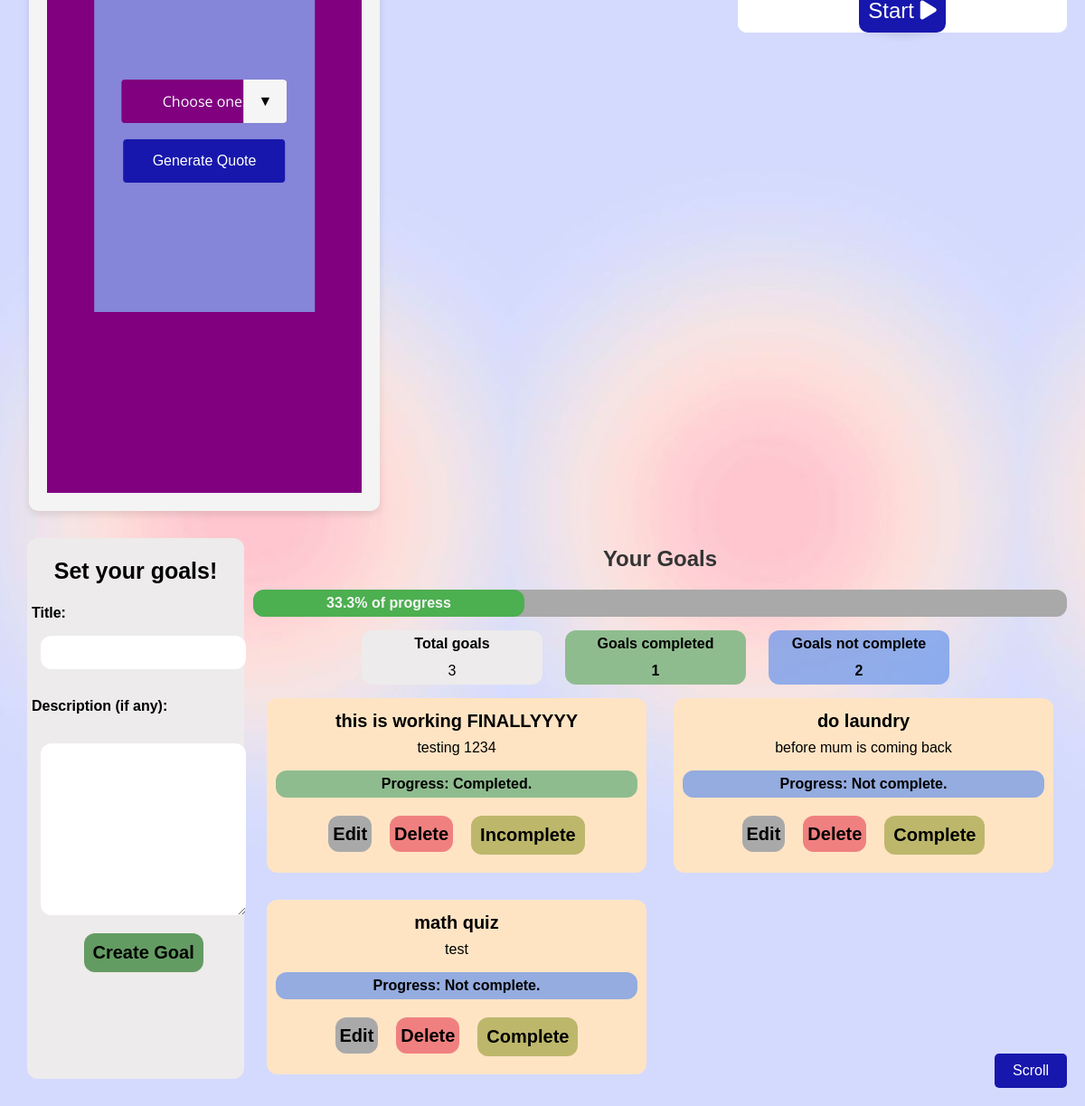
/mood/workspace/ (signed in), run on the app's committed database.
### goals/models.py (models this page shows, shortened)
class ToDoList(models.Model):
    user = models.ForeignKey(settings.AUTH_USER_MODEL, on_delete=models.CASCADE, null=True, blank=True)
    title = models.CharField(max_length=300)
    description = models.TextField(blank=True)
    completed = models.BooleanField(default=False)
    def progress(self):
        if self.completed:
            return "Completed."
        else:
            return "Not complete."

### goals/views.py (the view)
# urls.py: path('', views.set_goals, name="set_goals"),
@login_required
def set_goals(request):
    goals = ToDoList.objects.filter(user=request.user)
    actors = Actor.objects.all()
    quotes = Quote.objects.all()
    playlists = Playlist.objects.all()
    tracks = Track.objects.all()
    form = GoalForm(request.POST)
    selected_playlist = None
    playlist_id = request.GET.get('playlist_id')
    if 'playlist_id' in request.GET and playlist_id.isdigit():
        selected_playlist = get_object_or_404(Playlist, id=request.GET['playlist_id'])
    if request.headers.get('HX-Request'):
        if playlist_id:
            return render(request, 'playlist/playlist_selected.html', {
                'selected_playlist': selected_playlist,
            })
    if request.method == 'POST':
        form = GoalForm(request.POST)
        if form.is_valid():
            goals = form.save(commit=False)
            goals.user = request.user
            goals.save()
            form = GoalForm()
            goals = ToDoList.objects.filter(user=request.user)
            done = 0
            notdone = 0
            total = 0
            for goal in goals:
                if goal.completed == True:
                    done += 1
                else:
                    notdone += 1
            total = done + notdone
            if done > 0:
                bar = (done/total)*100
            else:
                bar = 0
            return render(request, 'goals/goals_content.html', {
                'goals': goals,
                'done': done,
                'notdone': notdone,
                'bar': bar,
                'total': total,
                'form':form,
            })
    else:
        form = GoalForm()
    done = 0
    notdone = 0
    total = 0
    for goal in goals:
        if goal.completed == True:
            done += 1
        else:
            notdone += 1
    total = done + notdone
    if done > 0:
        bar = (done/total)*100
    else:
        bar = 0
    return render(request, 'goals/goals.html',
        {
            'goals': goals,
            'form': form,
            'done':done,
            'notdone':notdone,
            'bar':bar,
            'total':total,
            'actors':actors,
            'quotes':quotes,
            'playlists':playlists,
            'tracks':tracks,
            'selected_playlist': selected_playlist,
        })

### goals/forms.py
class GoalForm(forms.ModelForm):
    class Meta:
        model = ToDoList
        fields = ['title', 'description', 'completed']
        error = {'title' :{'max_length':'Title too long.'}}

### goals/templates/goals/goals.html (shortened to what this page needs)
{% extends 'homepage/base.html' %}
{% block content %}
{% load static %}
<head>
        <link href="{% static 'goals/goals.css' %}" type="text/css" rel="stylesheet" />
    <link href="{% static 'playlist/playlist.css' %}" type="text/css" rel="stylesheet" />
</head>
<body>
     <div class="container-wrapper">
        <div class="container-motivation">
            {% include 'motivation/motivation.html' %}
            {% include 'playlist/playlist.html' %}
            <div class='container-time' hx-get="{% url 'timer' %}" hx-trigger="load" hx-swap="outerHTML>
                {% include 'timer/countdown.html' %}
                </div>
<nav>
    <a href="javascript:void(0);" class="scroll-to-goals-button" onclick="toggleScroll()">Scroll</a>
</nav>
<div id="displaying">
    <div class="container-aboutgoals">
        <div class="forms">
            <h1>Set your goals!</h1>
            <form hx-post="{% if editing %}{% url 'edit' goal.id %}{% else %}{% url 'set_goals' %}{% endif %}"
            hx-target="#displaying" hx-trigger="submit">
            <div class="title-container"><span><strong>Title:</strong>  {{ form.title }}</span></div>
            <div class="description">
                <p id="describe-text"><strong>Description (if any): </strong></p>
                {{ form.description }}
            </div>
                <span><button type="submit" class="save">{% if editing %}Save Changes{% else %}Create Goal{% endif %}</button></span>
            </form>
        </div>
    <div class="yourgoals">
    <h2>Your Goals</h2>
    <div class='storedgoals'>
        <div class="statusbarcontainer">
                {% if bar == 0 %}
                <span>0% of progress</span>
                {% else %}
                <div class="bar" style="width: {{ bar }}%;">
                <span>{{ bar|floatformat:1 }}% of progress</span>
                {% endif %}
                </div>
        </div>
        <div class="calculate">
            <div class="total">
            <span><strong>Total goals</strong></span>
            <span>{{total}}</span>
            </div>
            <div class="g-done">
            <span><strong>Goals completed<strong></span>
            <span>{{ done }}</span>
            </div>
            <div class="g-not">
            <span><strong>Goals not complete<strong></span>
            <span>{{ notdone }}<span>
            </div>
        </div>
        <div class="seperate">
            {% for goal in goals %}
            <div class="box">
                <span class="display_title"><strong>{{ goal.title }}</strong></span>
                <span class="display_description">{{ goal.description }}</span>
                <span>
                {% if not goal.completed %}
                    <div class="notdone">Progress: {{goal.progress}}</div>
                    {% else %}
                    <div class="done">Progress: {{goal.progress}}</div>
                </span>
                {% endif %}
                <div class="grouping">
                <a href="{% url 'edit' goal.id %}" class="edit" hx-get="{% url 'edit' goal.id %}" hx-target="#displaying">Edit</a>
                <a href="{% url 'delete' goal.id %}" class="delete" hx-get="{% url  'delete' goal.id %}" hx-target="#displaying">Delete</a>
                {% if not goal.completed %}
                <form action="{% url 'complete' goal.id 'complete'%}" hx-post="{% url  'complete' goal.id 'complete' %}" hx-target="#displaying" hx-trigger="submit">
                    <button type="submit" class="complete">Complete</button>
                </form>
                {% else %}
                <form action="{% url 'complete' goal.id 'notcomplete'%}" hx-post="{% url  'complete' goal.id 'notcomplete' %}" hx-target="#displaying" hx-trigger="submit">
                    <button type="submit" class="complete">Incomplete</button>
                </form>
                {% endif %}
                </div>
            </div>
            {% endfor %}
        </div>
    </div>
    </div>
</div>
</body>
{% endblock %}

### homepage/static/homepage/base.css (style rules this page uses)
* { font-family:'Gill Sans', 'Gill Sans MT', Calibri, 'Trebuchet MS', sans-serif; }

### goals/static/goals/goals.css (style rules this page uses)
* { font-family: 'Lucida Sans', 'Lucida Sans Regular', 'Lucida Grande', 'Lucida Sans Unicode', Geneva, Verdana, sans-serif; padding: 0px; }
body, html { margin: 0; min-height: 100%; width: 100%; scroll-behavior: smooth; background-image: url('image/backg.jpg'); }
h1 { font-size: 25px; text-align: center; }
.forms { background-color:rgb(237, 235, 235); padding: 5px; margin-bottom: 10px; border-radius: 12px; margin: 10px; line-height: 30px; width:fit-content; }
.forms textarea { border-radius: 12px; border: 5px black; margin:10px; width:90%; resize:vertical; font-family:'Gill Sans', 'Gill Sans MT', Calibri, 'Trebuchet MS', sans-serif; font-size: 15px; padding: 10px; }
.forms input[type="text"] { border-radius: 12px; border: 5px black; margin:10px; width:90%; resize:vertical; font-size: 15px; font-family:'Gill Sans', 'Gill Sans MT', Calibri, 'Trebuchet MS', sans-serif; padding: 10px; }
.display_title { word-wrap: break-word; font-size: 20px; }
#describe-text { color: black; }
.display_description { word-wrap: break-word; overflow: hidden; display: block; font-weight: normal; }
.seperate { display:grid; grid-template-columns: repeat(2, 1fr); }
.save { background-color:rgba(0, 100, 0, 0.58); border: 0px; text-align: center; padding: 10px; font-size: 20px; border-radius: 12px; margin-left: 25%; margin-bottom: 5px; font-weight: bold; }
.box { background-color:bisque; width:400px; padding: 10px; text-align: center; margin-bottom: 10px; border-radius: 12px; margin: 15px; line-height: 30px; }
span { display: block; }
a { color: black; text-decoration: none; text-align: center; font-size: 20px; }
.complete, .edit, .delete { text-align: center; padding:5px; font-size: 20px; border-radius: 12px; border:0px; margin:10px; font-weight:bold; }
.delete { background-color: lightcoral; height:max-content; }
.edit { background-color: darkgray; height:max-content; }
.complete { background-color:darkkhaki; padding: 10px 10px; }
.notdone { background-color:rgba(100, 148, 237, 0.692); border-radius: 12px; }
.done { background-color: darkseagreen; border-radius: 12px; }
.notdone, .done { font-weight: bold; margin-top: 10px; }
.grouping { display: flex; margin: 10px; justify-content: center; margin-bottom: 0px; }
.yourgoals { text-align: center; width: 80%; }
.calculate { text-align: center; line-height: 30px; display:grid; grid-template-columns: repeat(6, 1fr); margin: auto; margin-top: 15px; margin-left: 120px; }
.total, .g-done, .g-not { width:200px; border-radius: 12px; margin-right: 25px; }
.total { background-color:rgb(237, 235, 235); }
.g-done { background-color: darkseagreen; }
.g-not { background-color:rgba(100, 148, 237, 0.692); }
.statusbarcontainer { height:30px; background-color: darkgrey; border-radius: 12px; margin-top: 10px; margin: auto; }
.statusbarcontainer span { position: relative; z-index: 1; display: flex; align-items: center; justify-content: center; height: 100%; color: whitesmoke; font-weight: bold; }
.bar { height: 30px; position: relative; overflow: hidden; }
.bar::before { content: ''; height: 100%; width: 100%; background-color: #4caf50; border-radius: 12px; position: absolute; top: 0; left: 0; z-index: 1; transition: width 0.5s ease; }
.bar span { position: relative; z-index: 2; display: flex; align-items: center; justify-content: center; height: 100%; color: whitesmoke; font-weight: bold; }
.container-aboutgoals { display: flex; }
.container-wrapper { display: flex; justify-content: center; align-items: flex-start; gap: 20px; padding: 20px; flex-wrap: wrap; height: 100%; overflow: auto; }
.container-motivation { width: 30%; border-radius: 10px; background-color: #f4f4f4; padding: 20px; box-shadow: 0 4px 8px rgba(0, 0, 0, 0.1); }
.container-time { width: 300px; border-radius: 50%; background-color: purple; box-shadow: 0 4px 8px rgba(0, 0, 0, 0.1); display: flex; justify-content: center; align-items: center; }
.scroll-to-goals-button { position: fixed; bottom: 20px; right: 20px; background-color: rgb(23, 23, 173);; color: white; padding: 10px 20px; border: none; border-radius: 5px; text-decoration: none; font-size: 16px; z-index: 999; }
h2 { color: #333; margin-bottom: 20px; text-align: center; }

### playlist/static/playlist/playlist.css (style rules this page uses)
* { font-family:'Gill Sans', 'Gill Sans MT', Calibri, 'Trebuchet MS', sans-serif; }

### motivation/static/motivation/motivation.css (style rules this page uses)
body { margin: 0; padding: 0; box-sizing: border-box; }

### data on the page
ToDoList: title "this is working FINALLYYYY", description "testing 1234", progress "Completed.", shows "Incomplete"
ToDoList: title "do laundry", description "before mum is coming back", progress "Not complete.", shows "Complete"
ToDoList: title "math quiz", description "test", progress "Not complete.", shows "Complete"

### other printed values
{{ bar|floatformat:1 }} "33.3"
{{ total }} "3"
{{ done }} "1"
{{ notdone }} "2"
